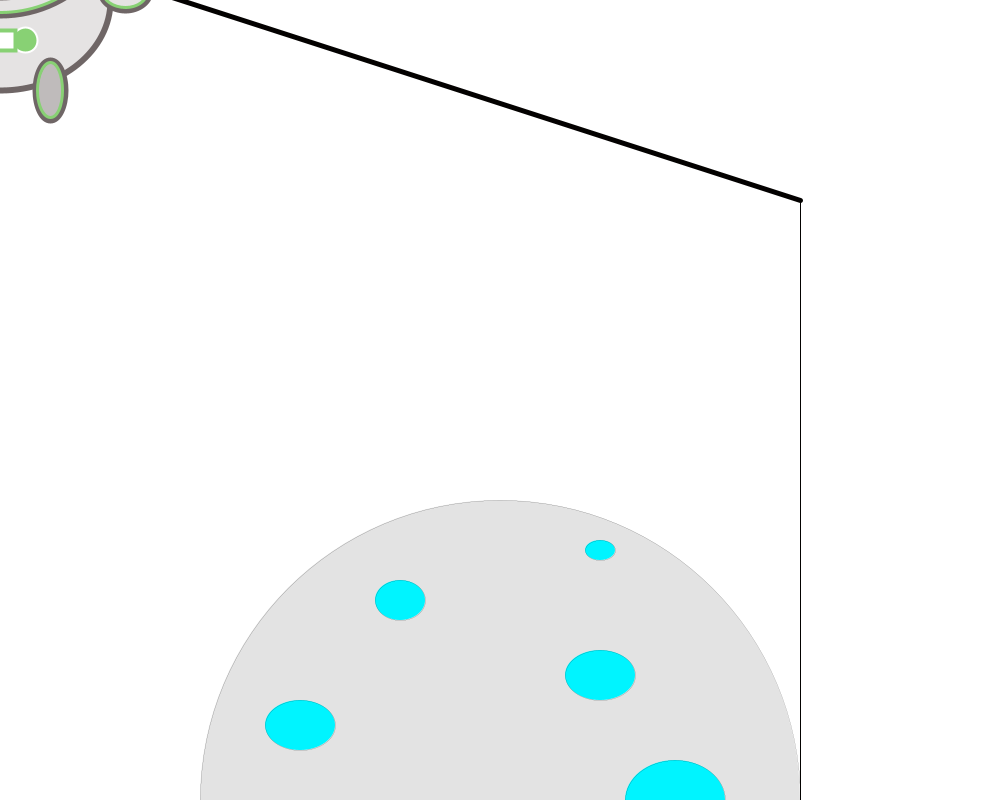
Frame 1 (no input)
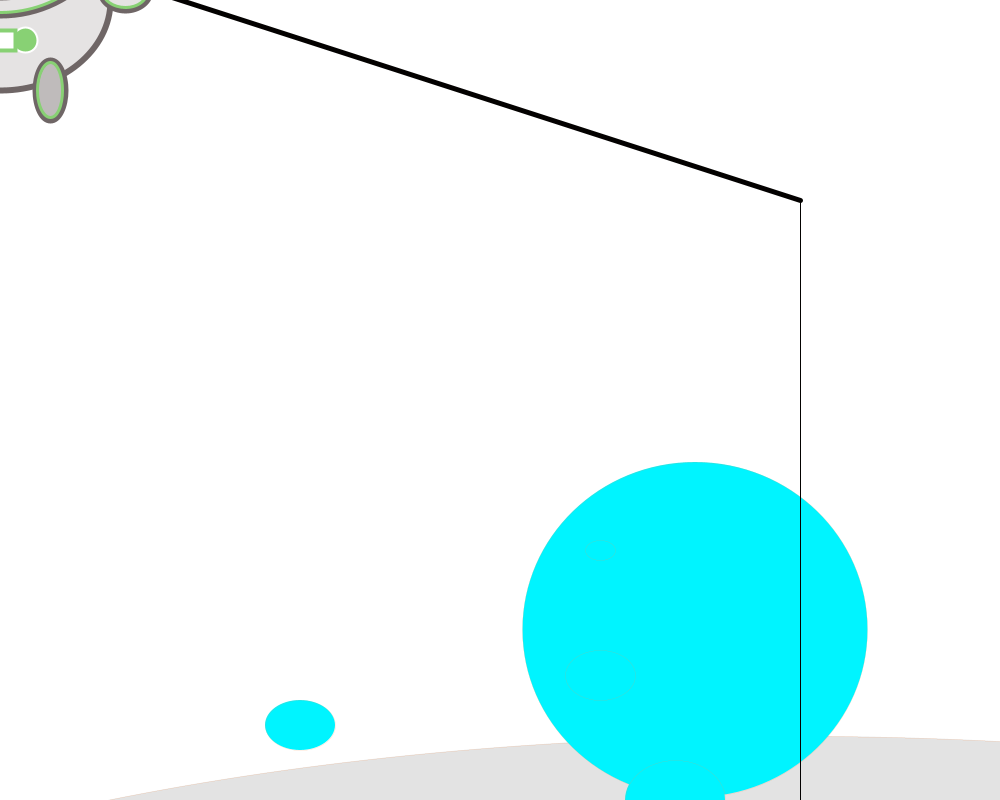
Frame 60 (the mouse pressed at the canvas centre just before this capture)
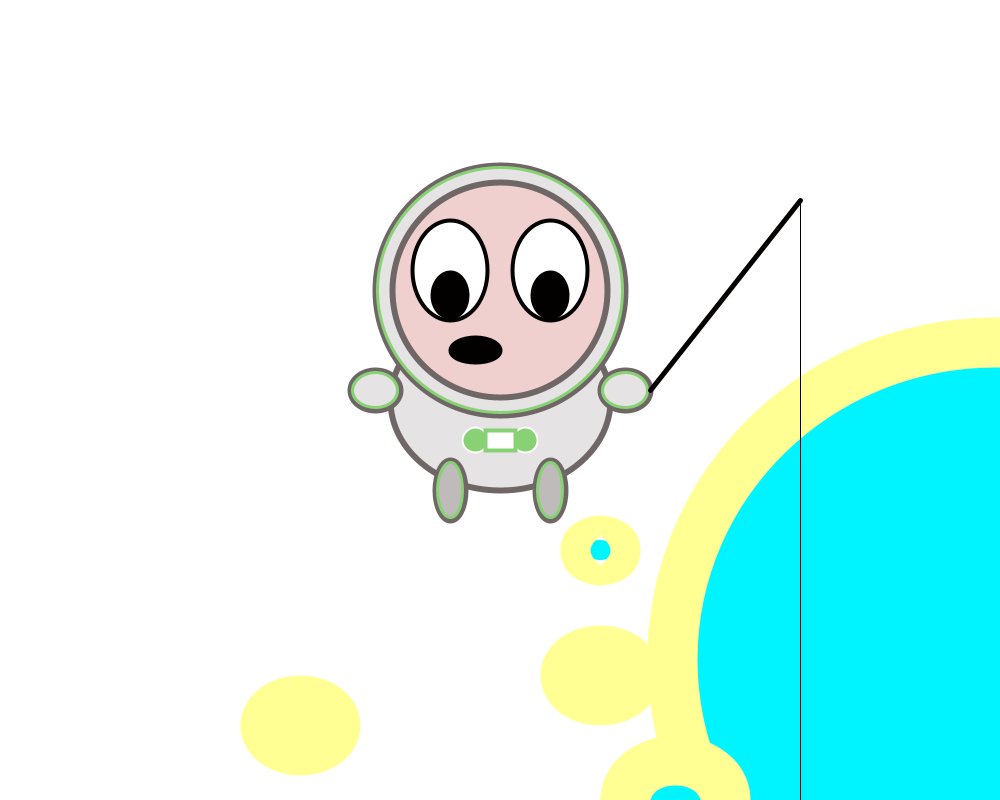
Frame 120 (the mouse held since frame 60 and released just before this capture)

The Processing sketch that drew these frames (run headless with seeded random() and noise(); from frame 60 on, the mouse is pressed at the canvas centre):

// Processing sketch: processing_155828
// ── processing_155828.pde

/*
Day01_Assignment_By_Katherine_Louise_Boehm
 Creating a Simple Character
 Space Fisherman
 */


//NEW CODE!!!!!!

float moonX = 500;
float moonY = 800;
int moonWidth = 600;
int moonHeight = 600;
//int moonX;
int strokeColor = 0;
int strokeWeight = 0;

//CRATERS

float crater1X = 400;
float crater1Y = 600;
int crater1Width = 50;
int crater1Height = 40;

//float crater2X = 300;
//float crater2Y = 725;
//int crater2Width = 70;
//int crater2Height = 50


//NEW CODE!!!!!
  color c = color(0, 244, 255);
  color d = color(255);

int change = 5;


////NEW CODE!!!!!!!!
  void setup() {
  size(1000, 800);
  

  frameRate(30);
}


//NEW CODE!!!!!!!
void draw() {
  background(255);

  //NEW CODE!!!!!!!
  println("It worked! Way to go Homeslice!");

  //Draw the moon
  //NEW CODE!!!!!!!!!!

stroke(strokeColor, strokeColor/2, strokeColor/4);
strokeWeight(mouseX*0.1);
fill(227, 227, 227);
ellipse(moonX, moonY, moonWidth, moonHeight); 
//  stroke(52, 49, 49);
//  strokeWeight(10);
//  smooth();
//  ellipse(500, 800, 600, 600);

//NEW CODE!!!!!!!!!
moonX += change;
println(moonX);
moonY = moonY + change*1.3;
moonWidth = moonWidth + change*7;
moonHeight = moonHeight + change;

strokeColor = strokeColor += change/1;
strokeWeight = strokeWeight + change/1;

  //Moon Craters

  //NEW CODE!!!!!
  fill(c);
  //stroke(d);
  //fill(52, 49, 49);
  ellipse(crater1X, crater1Y, crater1Width, crater1Height);
  //ellipse(400, 600, 50, 40);
  //ellipse(crater2X, crater2Y, crater2Width, crater2Height);
  ellipse(300, 725, 70, 50);
  ellipse(600, 675, 70, 50);
  ellipse(675, 800, 100, 80);
  ellipse(600, 550, 30, 20);

//CRATER 1
crater1X += change;
println(crater1X);
crater1Y = crater1Y + change*0.1;
crater1Width = crater1Width + change;
crater1Height = crater1Height + change;

//CRATER 2
//crater2X += change;
//println(crater2X);
//crater2Y = crater2Y + change*0.1;
//crater2Width = crater2Width + change;
//crater2Height = crater2Height + change;

  //NEW CODE!!!!!!!! ANIMATION

  //Draw the Astronaut Body

  //Body
  fill(229, 227, 227);
  stroke(111, 102, 102);
  strokeWeight(6);
  smooth();
  //NEW CODE!!!!!!!!
  ellipse(mouseX, mouseY, 220, 180);
  //ellipse(500, 410, 220, 180);

  //Left Button

  fill(136, 209, 116);
  stroke(255);
  strokeWeight(2);
  //NEW CODE!!!!!!!
  ellipse(mouseX - 25, mouseY + 40, 25, 25);
  //ellipse(475, 450, 25, 25);

  //Right Button

  fill(136, 209, 116);
  stroke(255);
  strokeWeight(2);
  //NEW CODE!!!!!!
  ellipse(mouseX + 25, mouseY + 40, 25, 25);
  //ellipse(525, 450, 25, 25);

  //Line

  fill(255);
  stroke(136, 209, 116);
  strokeWeight(4);
  //NEW CODE!!!!!!!
  rect(mouseX - 15, mouseY + 30, 30, 20);
  //rect(485, 440, 30, 20);


  //Draw the Astronaut Feet

  //Left Foot

  fill(191, 187, 187);
  stroke(111, 102, 102);
  strokeWeight(6);
  smooth();
  //NEW CODE!!!!!!!
  ellipse(mouseX - 50, mouseY + 90, 30, 60);
  //ellipse(450, 500, 30, 60);

  //color

  noFill();
  stroke(136, 209, 116);
  strokeWeight(3);
  smooth();
  //NEW CODE!!!!!!!!
  ellipse(mouseX - 50, mouseY + 90, 25, 55);
  //ellipse(450, 500, 25, 55);

  //Right Foot

  fill(191, 187, 187);
  stroke(111, 102, 102);
  strokeWeight(6);
  smooth();
  //NEW CODE!!!!!!!!
  ellipse(mouseX + 50, mouseY + 90, 30, 60);
  //ellipse(550, 500, 30, 60);

  //color

  noFill();
  stroke(136, 209, 116);
  strokeWeight(3);
  smooth();
  //NEW CODE!!!!!
  ellipse(mouseX + 50, mouseY + 90, 25, 55);
  //ellipse(550, 500, 25, 55);


  //Draw Astronaut Arms

  //Left Arm

  fill(229, 227, 227);
  stroke(111, 102, 102);
  strokeWeight(6);
  smooth();
  //NEW CODE!!!!!!
  ellipse(mouseX - 125, mouseY - 10, 50, 40);
  //ellipse(375, 400, 50, 40);

  //color

  noFill();
  stroke(136, 209, 116);
  strokeWeight(3);
  smooth();
  //NEW CODE!!!!!!!
  ellipse(mouseX - 125, mouseY - 10, 45, 35);
  //ellipse(375, 400, 45, 35);

  //Right Arm

  fill(229, 227, 227);
  stroke(111, 102, 102);
  strokeWeight(6);
  smooth();
  //NEW CODE!!!!!!!
  ellipse(mouseX + 125, mouseY - 10, 50, 40);
  //ellipse(625, 400, 50, 40);

  //color

  noFill();
  stroke(136, 209, 116);
  strokeWeight(3);
  smooth();
  //NEW CODE!!!!!!!!!
  ellipse(mouseX + 125, mouseY - 10, 45, 35);
  //ellipse(625, 400, 45, 35);


  //Draw Astronaut Head

  //Helmet

  fill(229, 227, 227);
  stroke(111, 102, 102);
  strokeWeight(6);
  smooth();
  //NEW CODE!!!!!
  ellipse(mouseX, mouseY - 110, 250, 250);
  //ellipse(500, 300, 250, 250);

  //Helmet Stripe

  stroke(136, 209, 116);
  strokeWeight(3);
  //NEW CODE!!!!!!
  ellipse(mouseX, mouseY - 110, 245, 245);
  //ellipse(500, 300, 245, 245);

  //Helmet Glass

  fill(239, 208, 207);
  stroke(111, 102, 102);
  strokeWeight(6);
  smooth();
  //NEW CODE!!!!
  ellipse(mouseX, mouseY - 110, 215, 215);
  //ellipse(500, 300, 215, 215); 


  //Draw Astronaut Face

  //Left Eye

  fill(255);
  stroke(3, 1, 0);
  strokeWeight(4);
  smooth();
  //NEW CODE!!!!!
  ellipse(mouseX - 50, mouseY - 130, 75, 100);
  //ellipse(450, 280, 75, 100);

  //Left Pupil

  fill(3, 1, 0);
  stroke(3, 1, 0);
  strokeWeight(4);
  smooth();
  //NEW CODE!!!!!!!
  ellipse(mouseX - 50, mouseY - 105, 35, 45);
  //ellipse(450, 305, 35, 45);

  //Right Eye
  fill(255);
  stroke(3, 1, 0);
  strokeWeight(4);
  smooth();
  //NEW CODE!!!!!!!
  ellipse(mouseX + 50, mouseY - 130, 75, 100);
  //ellipse(550, 280, 75, 100);

  //Right Pupil

  fill(3, 1, 0);
  stroke(3, 1, 0);
  strokeWeight(4);
  smooth();
  //NEW CODE!!!!!!!!
  ellipse(mouseX + 50, mouseY - 105, 35, 45);
  //ellipse(550, 305, 35, 45);

  //Mouth

  fill(3, 1, 0);
  stroke(3, 1, 0);
  strokeWeight(4);
  smooth();
  //NEW CODE!!!!!!!!!!
  ellipse(mouseX - 25, mouseY - 50, 50, 25);
  //ellipse(475, 360, 50, 25);


  //Draw Fisherman Pole

  strokeWeight(5);
  //NEW CODE!!!!!!
  line(mouseX + 150, mouseY - 10, 800, 200);
  //line(650, 400, 800, 200);

  //Fisherman Line
  strokeWeight(1);
  //NEW CODE!!!!!
  //line(mouseX + 300, mouseY - 210, 800, 800);
  line(800, 200, 800, 800);
}

//EXTRA MOUTH 
//NEW CODE!!!!!
void keyPressed() {
  noStroke();
  fill(255, 0, 30);
  stroke(255, 0, 3, 0);
  strokeWeight(4);
  ellipse(mouseX - 25, mouseY - 50, 70, 50);
  
//EXTRA PUPILS

//Left Eye

  fill(255);
  stroke(3, 1, 0);
  strokeWeight(4);
  smooth();
  ellipse(mouseX - 50, mouseY - 105, 45, 55);
  
  //Right Pupil

  fill(255);
  stroke(3, 1, 0);
  strokeWeight(4);
  smooth();
  ellipse(mouseX + 50, mouseY - 105, 45, 55);
  
}
